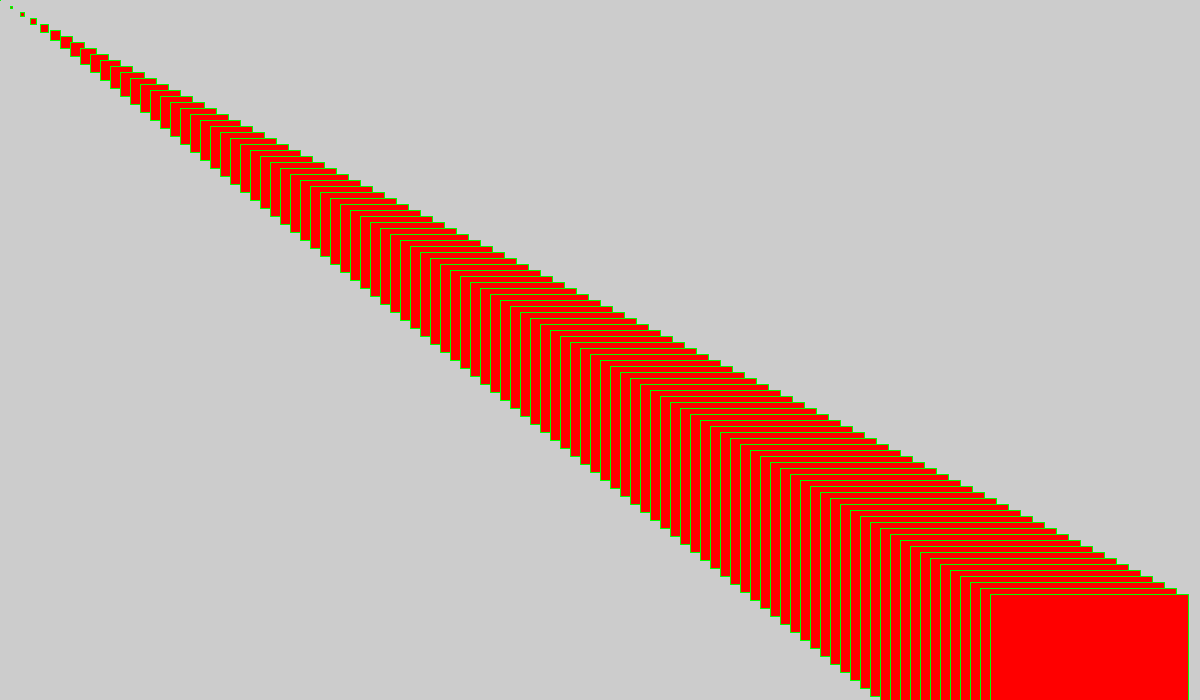
Frame 1 (no input)
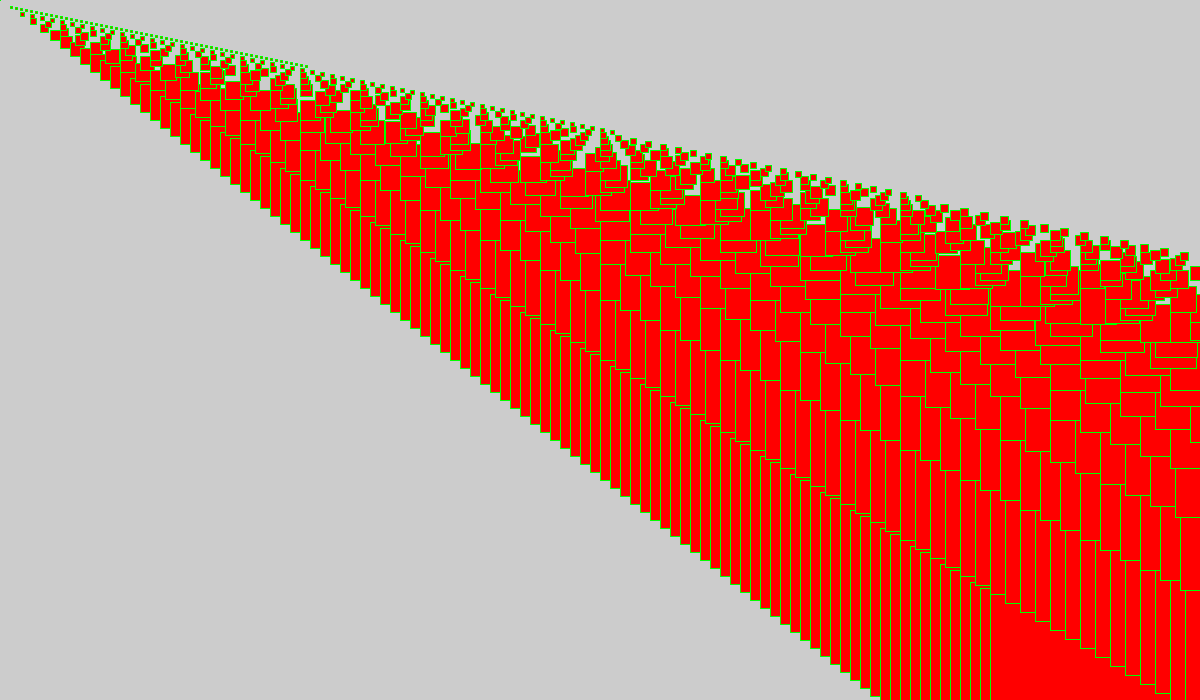
Frame 60 (the mouse pressed at the canvas centre just before this capture)
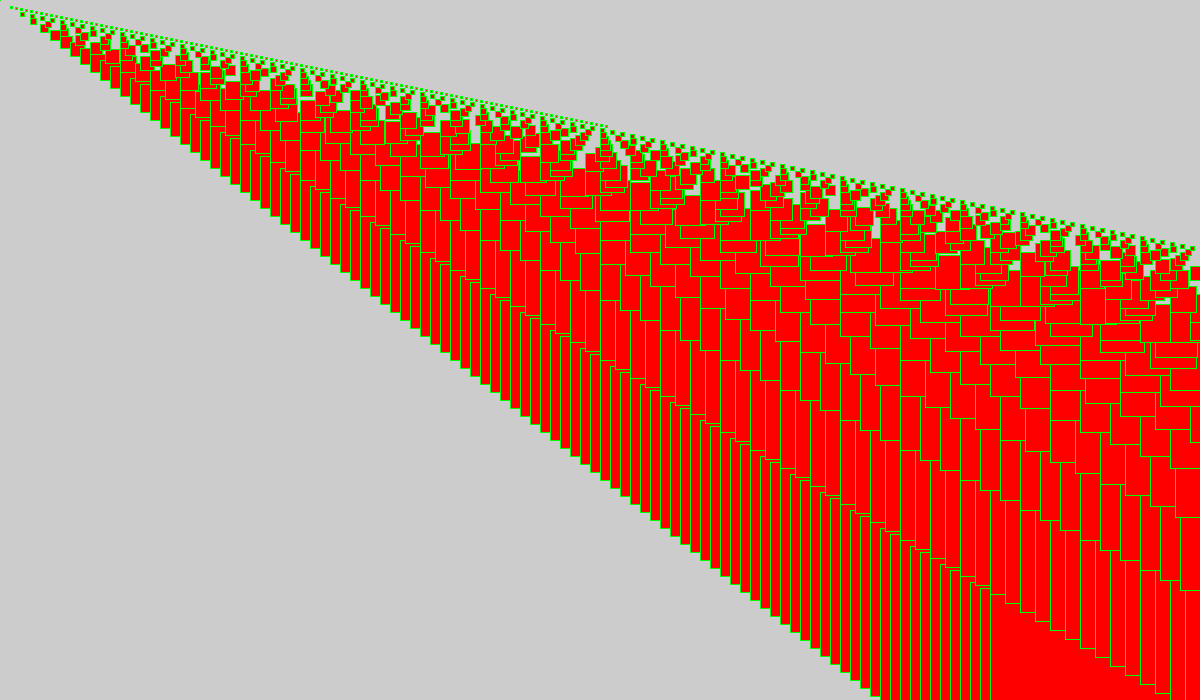
Frame 120 (the mouse held since frame 60 and released just before this capture)

The Processing sketch that drew these frames (run headless with seeded random() and noise(); from frame 60 on, the mouse is pressed at the canvas centre):

// Processing sketch: processing_172347
// ── processing_172347.pde

float rectX=10;
float rectY=10;
float rectdX=10;
float rectdY=2;
int [] sea = new int[100];
void setup(){
  size(1200,700);
}
void draw(){
  rectX=rectX+rectdX;
  rectY=rectY+rectdY;
  for (int i = 0; i < 100; i++){
    sea[i] = i*2;
    stroke(0,255,0);
    fill(255,0,0);
    rect(i*rectX/2,i*rectY/2,sea[i],sea[i]);
  }
}
